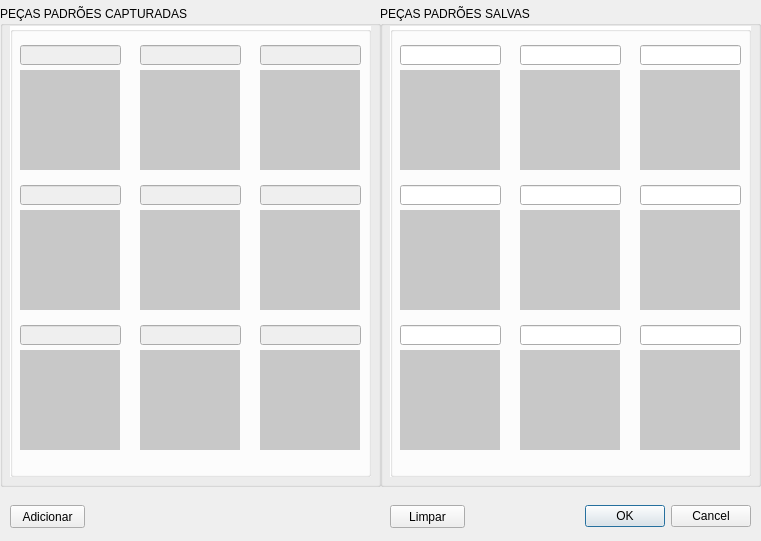
<?xml version="1.0" encoding="UTF-8"?>
<ui version="4.0">
 <class>AddPartDefault</class>
 <widget class="QDialog" name="AddPartDefault">
  <property name="geometry">
   <rect>
    <x>0</x>
    <y>0</y>
    <width>761</width>
    <height>541</height>
   </rect>
  </property>
  <property name="windowTitle">
   <string>Adicionar padrões</string>
  </property>
  <property name="windowIcon">
   <iconset>
    <normalon>:/images/images/Objectif-photo-Logo-1.png</normalon>
   </iconset>
  </property>
  <widget class="QDialogButtonBox" name="bot_ok">
   <property name="geometry">
    <rect>
     <x>410</x>
     <y>500</y>
     <width>341</width>
     <height>32</height>
    </rect>
   </property>
   <property name="orientation">
    <enum>Qt::Horizontal</enum>
   </property>
   <property name="standardButtons">
    <set>QDialogButtonBox::Cancel|QDialogButtonBox::Ok</set>
   </property>
  </widget>
  <widget class="QPushButton" name="bot_add">
   <property name="geometry">
    <rect>
     <x>10</x>
     <y>505</y>
     <width>75</width>
     <height>23</height>
    </rect>
   </property>
   <property name="text">
    <string>Adicionar</string>
   </property>
  </widget>
  <widget class="QPushButton" name="bot_clear">
   <property name="geometry">
    <rect>
     <x>390</x>
     <y>505</y>
     <width>75</width>
     <height>23</height>
    </rect>
   </property>
   <property name="text">
    <string>Limpar</string>
   </property>
  </widget>
  <widget class="QLabel" name="PartDef_5">
   <property name="geometry">
    <rect>
     <x>520</x>
     <y>210</y>
     <width>100</width>
     <height>100</height>
    </rect>
   </property>
   <property name="styleSheet">
    <string notr="true">background-color: rgb(200, 200, 200);</string>
   </property>
   <property name="text">
    <string/>
   </property>
  </widget>
  <widget class="QLabel" name="PartDef_8">
   <property name="geometry">
    <rect>
     <x>520</x>
     <y>350</y>
     <width>100</width>
     <height>100</height>
    </rect>
   </property>
   <property name="styleSheet">
    <string notr="true">background-color: rgb(200, 200, 200);</string>
   </property>
   <property name="text">
    <string/>
   </property>
  </widget>
  <widget class="QLabel" name="PartDef_9">
   <property name="geometry">
    <rect>
     <x>640</x>
     <y>350</y>
     <width>100</width>
     <height>100</height>
    </rect>
   </property>
   <property name="styleSheet">
    <string notr="true">background-color: rgb(200, 200, 200);</string>
   </property>
   <property name="text">
    <string/>
   </property>
  </widget>
  <widget class="QLabel" name="PartDef_6">
   <property name="geometry">
    <rect>
     <x>640</x>
     <y>210</y>
     <width>100</width>
     <height>100</height>
    </rect>
   </property>
   <property name="styleSheet">
    <string notr="true">background-color: rgb(200, 200, 200);</string>
   </property>
   <property name="text">
    <string/>
   </property>
  </widget>
  <widget class="QLabel" name="PartDef_7">
   <property name="geometry">
    <rect>
     <x>400</x>
     <y>350</y>
     <width>100</width>
     <height>100</height>
    </rect>
   </property>
   <property name="styleSheet">
    <string notr="true">background-color: rgb(200, 200, 200);</string>
   </property>
   <property name="text">
    <string/>
   </property>
  </widget>
  <widget class="QLabel" name="PartDef_2">
   <property name="geometry">
    <rect>
     <x>520</x>
     <y>70</y>
     <width>100</width>
     <height>100</height>
    </rect>
   </property>
   <property name="styleSheet">
    <string notr="true">background-color: rgb(200, 200, 200);</string>
   </property>
   <property name="text">
    <string/>
   </property>
  </widget>
  <widget class="QLabel" name="PartDef_3">
   <property name="geometry">
    <rect>
     <x>640</x>
     <y>70</y>
     <width>100</width>
     <height>100</height>
    </rect>
   </property>
   <property name="styleSheet">
    <string notr="true">background-color: rgb(200, 200, 200);</string>
   </property>
   <property name="text">
    <string/>
   </property>
  </widget>
  <widget class="QGroupBox" name="groupBox">
   <property name="geometry">
    <rect>
     <x>380</x>
     <y>6</y>
     <width>381</width>
     <height>481</height>
    </rect>
   </property>
   <property name="title">
    <string>PEÇAS PADRÕES SALVAS</string>
   </property>
   <widget class="QGroupBox" name="groupBox_4">
    <property name="geometry">
     <rect>
      <x>10</x>
      <y>20</y>
      <width>361</width>
      <height>451</height>
     </rect>
    </property>
    <property name="styleSheet">
     <string notr="true">background-color: rgb(255, 255, 255);
</string>
    </property>
    <property name="title">
     <string/>
    </property>
   </widget>
  </widget>
  <widget class="QLabel" name="PartDef_4">
   <property name="geometry">
    <rect>
     <x>400</x>
     <y>210</y>
     <width>100</width>
     <height>100</height>
    </rect>
   </property>
   <property name="styleSheet">
    <string notr="true">background-color: rgb(200, 200, 200);</string>
   </property>
   <property name="text">
    <string/>
   </property>
  </widget>
  <widget class="QLabel" name="PartDef_1">
   <property name="geometry">
    <rect>
     <x>400</x>
     <y>70</y>
     <width>100</width>
     <height>100</height>
    </rect>
   </property>
   <property name="styleSheet">
    <string notr="true">background-color: rgb(200, 200, 200);</string>
   </property>
   <property name="text">
    <string/>
   </property>
  </widget>
  <widget class="QGroupBox" name="groupBox_2">
   <property name="geometry">
    <rect>
     <x>0</x>
     <y>6</y>
     <width>381</width>
     <height>481</height>
    </rect>
   </property>
   <property name="title">
    <string>PEÇAS PADRÕES CAPTURADAS</string>
   </property>
   <widget class="QGroupBox" name="groupBox_3">
    <property name="geometry">
     <rect>
      <x>10</x>
      <y>20</y>
      <width>361</width>
      <height>451</height>
     </rect>
    </property>
    <property name="styleSheet">
     <string notr="true">background-color: rgb(255, 255, 255);
</string>
    </property>
    <property name="title">
     <string/>
    </property>
   </widget>
  </widget>
  <widget class="QLineEdit" name="NameDef_1">
   <property name="geometry">
    <rect>
     <x>400</x>
     <y>45</y>
     <width>101</width>
     <height>20</height>
    </rect>
   </property>
   <property name="focusPolicy">
    <enum>Qt::StrongFocus</enum>
   </property>
   <property name="maxLength">
    <number>16</number>
   </property>
   <property name="echoMode">
    <enum>QLineEdit::Normal</enum>
   </property>
  </widget>
  <widget class="QLineEdit" name="NameDef_2">
   <property name="geometry">
    <rect>
     <x>520</x>
     <y>45</y>
     <width>101</width>
     <height>20</height>
    </rect>
   </property>
   <property name="maxLength">
    <number>16</number>
   </property>
  </widget>
  <widget class="QLineEdit" name="NameDef_3">
   <property name="geometry">
    <rect>
     <x>640</x>
     <y>45</y>
     <width>101</width>
     <height>20</height>
    </rect>
   </property>
   <property name="maxLength">
    <number>16</number>
   </property>
  </widget>
  <widget class="QLineEdit" name="NameDef_4">
   <property name="geometry">
    <rect>
     <x>400</x>
     <y>185</y>
     <width>101</width>
     <height>20</height>
    </rect>
   </property>
   <property name="maxLength">
    <number>16</number>
   </property>
  </widget>
  <widget class="QLineEdit" name="NameDef_5">
   <property name="geometry">
    <rect>
     <x>520</x>
     <y>185</y>
     <width>101</width>
     <height>20</height>
    </rect>
   </property>
   <property name="maxLength">
    <number>16</number>
   </property>
  </widget>
  <widget class="QLineEdit" name="NameDef_6">
   <property name="geometry">
    <rect>
     <x>640</x>
     <y>185</y>
     <width>101</width>
     <height>20</height>
    </rect>
   </property>
   <property name="maxLength">
    <number>16</number>
   </property>
  </widget>
  <widget class="QLineEdit" name="NameDef_7">
   <property name="geometry">
    <rect>
     <x>400</x>
     <y>325</y>
     <width>101</width>
     <height>20</height>
    </rect>
   </property>
   <property name="maxLength">
    <number>16</number>
   </property>
  </widget>
  <widget class="QLineEdit" name="NameDef_8">
   <property name="geometry">
    <rect>
     <x>520</x>
     <y>325</y>
     <width>101</width>
     <height>20</height>
    </rect>
   </property>
   <property name="maxLength">
    <number>16</number>
   </property>
  </widget>
  <widget class="QLineEdit" name="NameDef_9">
   <property name="geometry">
    <rect>
     <x>640</x>
     <y>325</y>
     <width>101</width>
     <height>20</height>
    </rect>
   </property>
   <property name="maxLength">
    <number>16</number>
   </property>
  </widget>
  <widget class="QLabel" name="PartCap_2">
   <property name="geometry">
    <rect>
     <x>140</x>
     <y>70</y>
     <width>100</width>
     <height>100</height>
    </rect>
   </property>
   <property name="styleSheet">
    <string notr="true">background-color: rgb(200, 200, 200);</string>
   </property>
   <property name="text">
    <string/>
   </property>
  </widget>
  <widget class="QLabel" name="PartCap_1">
   <property name="geometry">
    <rect>
     <x>20</x>
     <y>70</y>
     <width>100</width>
     <height>100</height>
    </rect>
   </property>
   <property name="styleSheet">
    <string notr="true">background-color: rgb(200, 200, 200);</string>
   </property>
   <property name="text">
    <string/>
   </property>
  </widget>
  <widget class="QLabel" name="PartCap_3">
   <property name="geometry">
    <rect>
     <x>260</x>
     <y>70</y>
     <width>100</width>
     <height>100</height>
    </rect>
   </property>
   <property name="styleSheet">
    <string notr="true">background-color: rgb(200, 200, 200);</string>
   </property>
   <property name="text">
    <string/>
   </property>
  </widget>
  <widget class="QLineEdit" name="NumDef_6">
   <property name="enabled">
    <bool>false</bool>
   </property>
   <property name="geometry">
    <rect>
     <x>260</x>
     <y>185</y>
     <width>101</width>
     <height>20</height>
    </rect>
   </property>
   <property name="readOnly">
    <bool>true</bool>
   </property>
  </widget>
  <widget class="QLineEdit" name="NumDef_4">
   <property name="enabled">
    <bool>false</bool>
   </property>
   <property name="geometry">
    <rect>
     <x>20</x>
     <y>185</y>
     <width>101</width>
     <height>20</height>
    </rect>
   </property>
   <property name="readOnly">
    <bool>true</bool>
   </property>
  </widget>
  <widget class="QLineEdit" name="NumDef_5">
   <property name="enabled">
    <bool>false</bool>
   </property>
   <property name="geometry">
    <rect>
     <x>140</x>
     <y>185</y>
     <width>101</width>
     <height>20</height>
    </rect>
   </property>
   <property name="readOnly">
    <bool>true</bool>
   </property>
  </widget>
  <widget class="QLabel" name="PartCap_4">
   <property name="geometry">
    <rect>
     <x>20</x>
     <y>210</y>
     <width>100</width>
     <height>100</height>
    </rect>
   </property>
   <property name="styleSheet">
    <string notr="true">background-color: rgb(200, 200, 200);</string>
   </property>
   <property name="text">
    <string/>
   </property>
  </widget>
  <widget class="QLabel" name="PartCap_6">
   <property name="geometry">
    <rect>
     <x>260</x>
     <y>210</y>
     <width>100</width>
     <height>100</height>
    </rect>
   </property>
   <property name="styleSheet">
    <string notr="true">background-color: rgb(200, 200, 200);</string>
   </property>
   <property name="text">
    <string/>
   </property>
  </widget>
  <widget class="QLabel" name="PartCap_5">
   <property name="geometry">
    <rect>
     <x>140</x>
     <y>210</y>
     <width>100</width>
     <height>100</height>
    </rect>
   </property>
   <property name="styleSheet">
    <string notr="true">background-color: rgb(200, 200, 200);</string>
   </property>
   <property name="text">
    <string/>
   </property>
  </widget>
  <widget class="QLineEdit" name="NumDef_3">
   <property name="enabled">
    <bool>false</bool>
   </property>
   <property name="geometry">
    <rect>
     <x>260</x>
     <y>45</y>
     <width>101</width>
     <height>20</height>
    </rect>
   </property>
   <property name="readOnly">
    <bool>true</bool>
   </property>
  </widget>
  <widget class="QLineEdit" name="NumDef_7">
   <property name="enabled">
    <bool>false</bool>
   </property>
   <property name="geometry">
    <rect>
     <x>20</x>
     <y>325</y>
     <width>101</width>
     <height>20</height>
    </rect>
   </property>
   <property name="readOnly">
    <bool>true</bool>
   </property>
  </widget>
  <widget class="QLabel" name="PartCap_7">
   <property name="geometry">
    <rect>
     <x>20</x>
     <y>350</y>
     <width>100</width>
     <height>100</height>
    </rect>
   </property>
   <property name="styleSheet">
    <string notr="true">background-color: rgb(200, 200, 200);</string>
   </property>
   <property name="text">
    <string/>
   </property>
  </widget>
  <widget class="QLabel" name="PartCap_8">
   <property name="geometry">
    <rect>
     <x>140</x>
     <y>350</y>
     <width>100</width>
     <height>100</height>
    </rect>
   </property>
   <property name="styleSheet">
    <string notr="true">background-color: rgb(200, 200, 200);</string>
   </property>
   <property name="text">
    <string/>
   </property>
  </widget>
  <widget class="QLineEdit" name="NumDef_2">
   <property name="enabled">
    <bool>false</bool>
   </property>
   <property name="geometry">
    <rect>
     <x>140</x>
     <y>45</y>
     <width>101</width>
     <height>20</height>
    </rect>
   </property>
   <property name="readOnly">
    <bool>true</bool>
   </property>
  </widget>
  <widget class="QLineEdit" name="NumDef_1">
   <property name="enabled">
    <bool>false</bool>
   </property>
   <property name="geometry">
    <rect>
     <x>20</x>
     <y>45</y>
     <width>101</width>
     <height>20</height>
    </rect>
   </property>
   <property name="readOnly">
    <bool>true</bool>
   </property>
  </widget>
  <widget class="QLabel" name="PartCap_9">
   <property name="geometry">
    <rect>
     <x>260</x>
     <y>350</y>
     <width>100</width>
     <height>100</height>
    </rect>
   </property>
   <property name="styleSheet">
    <string notr="true">background-color: rgb(200, 200, 200);</string>
   </property>
   <property name="text">
    <string/>
   </property>
  </widget>
  <widget class="QLineEdit" name="NumDef_9">
   <property name="enabled">
    <bool>false</bool>
   </property>
   <property name="geometry">
    <rect>
     <x>260</x>
     <y>325</y>
     <width>101</width>
     <height>20</height>
    </rect>
   </property>
   <property name="readOnly">
    <bool>true</bool>
   </property>
  </widget>
  <widget class="QLineEdit" name="NumDef_8">
   <property name="enabled">
    <bool>false</bool>
   </property>
   <property name="geometry">
    <rect>
     <x>140</x>
     <y>325</y>
     <width>101</width>
     <height>20</height>
    </rect>
   </property>
   <property name="readOnly">
    <bool>true</bool>
   </property>
  </widget>
  <zorder>groupBox_2</zorder>
  <zorder>groupBox</zorder>
  <zorder>bot_ok</zorder>
  <zorder>bot_add</zorder>
  <zorder>bot_clear</zorder>
  <zorder>PartDef_5</zorder>
  <zorder>PartDef_8</zorder>
  <zorder>PartDef_9</zorder>
  <zorder>PartDef_6</zorder>
  <zorder>PartDef_7</zorder>
  <zorder>PartDef_2</zorder>
  <zorder>PartDef_3</zorder>
  <zorder>PartDef_4</zorder>
  <zorder>PartDef_1</zorder>
  <zorder>NameDef_1</zorder>
  <zorder>NameDef_2</zorder>
  <zorder>NameDef_3</zorder>
  <zorder>NameDef_4</zorder>
  <zorder>NameDef_5</zorder>
  <zorder>NameDef_6</zorder>
  <zorder>NameDef_7</zorder>
  <zorder>NameDef_8</zorder>
  <zorder>NameDef_9</zorder>
  <zorder>PartCap_2</zorder>
  <zorder>PartCap_1</zorder>
  <zorder>PartCap_3</zorder>
  <zorder>NumDef_6</zorder>
  <zorder>NumDef_4</zorder>
  <zorder>NumDef_5</zorder>
  <zorder>PartCap_4</zorder>
  <zorder>PartCap_6</zorder>
  <zorder>PartCap_5</zorder>
  <zorder>NumDef_3</zorder>
  <zorder>NumDef_7</zorder>
  <zorder>PartCap_7</zorder>
  <zorder>PartCap_8</zorder>
  <zorder>NumDef_2</zorder>
  <zorder>NumDef_1</zorder>
  <zorder>PartCap_9</zorder>
  <zorder>NumDef_9</zorder>
  <zorder>NumDef_8</zorder>
 </widget>
 <tabstops>
  <tabstop>bot_add</tabstop>
  <tabstop>bot_clear</tabstop>
 </tabstops>
 <resources/>
 <connections>
  <connection>
   <sender>bot_ok</sender>
   <signal>accepted()</signal>
   <receiver>AddPartDefault</receiver>
   <slot>accept()</slot>
   <hints>
    <hint type="sourcelabel">
     <x>248</x>
     <y>254</y>
    </hint>
    <hint type="destinationlabel">
     <x>157</x>
     <y>274</y>
    </hint>
   </hints>
  </connection>
  <connection>
   <sender>bot_ok</sender>
   <signal>rejected()</signal>
   <receiver>AddPartDefault</receiver>
   <slot>reject()</slot>
   <hints>
    <hint type="sourcelabel">
     <x>316</x>
     <y>260</y>
    </hint>
    <hint type="destinationlabel">
     <x>286</x>
     <y>274</y>
    </hint>
   </hints>
  </connection>
 </connections>
</ui>
